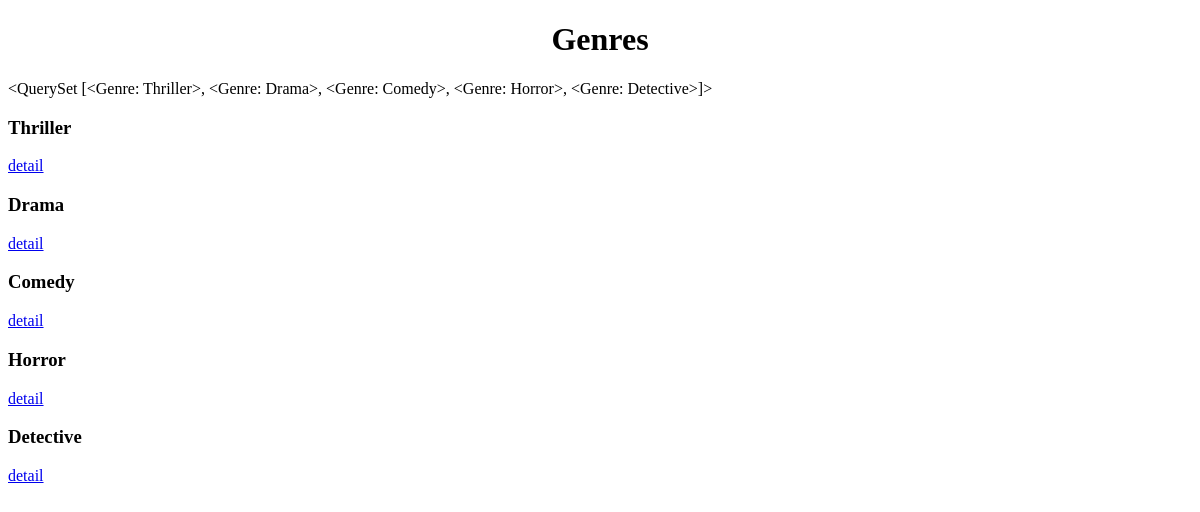
The app's page /genres, older data.
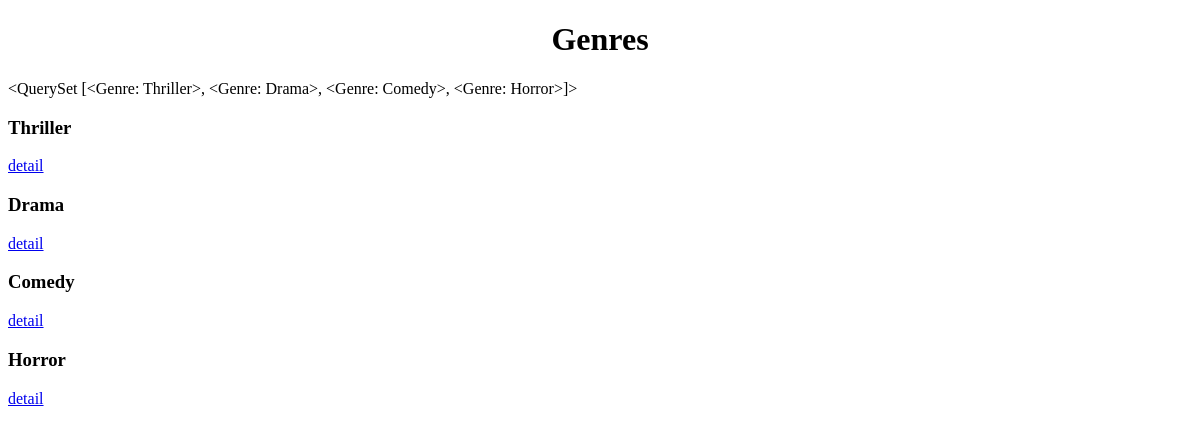
The same page, newer data.
### cinema_app/models.py (models this page shows)
class Genre(models.Model):
    name = models.CharField(max_length=255)
    def __str__(self):
        return self.name

### cinema_app/views.py (the view)
# urls.py: path('genres', GenreListView.as_view(), name='genres_url'),  # Добавляем новый маршрут к GenreListView
class GenreListView(ListView):
    model = Genre  # С какой модели брать данные
    context_object_name = 'genre_list'  # Как назвать эти данные
    template_name = 'genre_list.html'  # Имя html темплейта, куда пойдут данные

### templates/genre_list.html (shortened to what this page needs)
<!DOCTYPE html>
<html lang="en">
<head>
</head>
<body>
    <h1 align="center">
        Genres
    </h1>
    <p>{{ genre_list }}</p>
    {% for elem in genre_list %}
        <h3>{{ elem.name }}</h3>
        <a href="{% url 'genre_detail_url' elem.id %}">
            detail
        </a>
    {% endfor %}
</body>
</html>

Row changes from the older to the newer data that the page shows:
removed Genre: name "Detective"
computed for Genre "Thriller": name.name "<QuerySet [<Genre: Thriller>, <Genre: Drama>, <Genre: Comedy>, <Genre: Horror>, <Genre: Detective>]>" → "<QuerySet [<Genre: Thriller>, <Genre: Drama>, <Genre: Comedy>, <Genre: Horror>]>"
